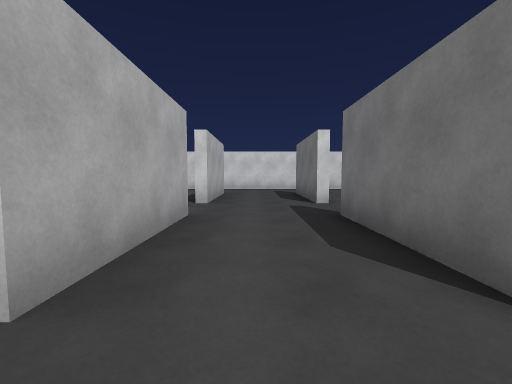
view 1 (above)

23 first-person views from a walk through a scene from a Unity 3-D project. The camera is 1.2 m above the floor, tilts 4° down and sees 90° across. Doors are open. The floor is counted in squares, 2 m on a side. Each view is taken from the middle of a square. On the plan, view 1 faces up. The plan holds only what a view shows up to about 9 squares ahead; the rest is blank. The place goes on beyond the plan. The player is left out.

view 2
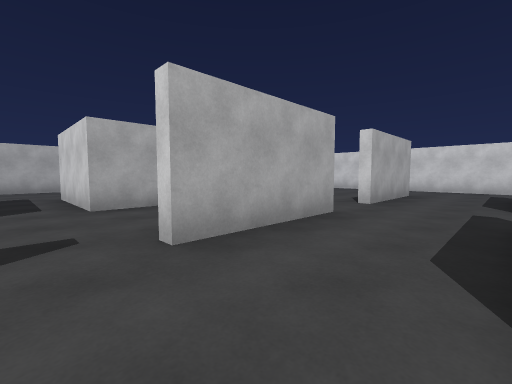

view 3
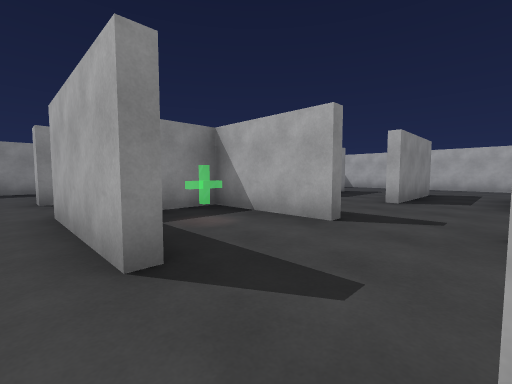

view 4
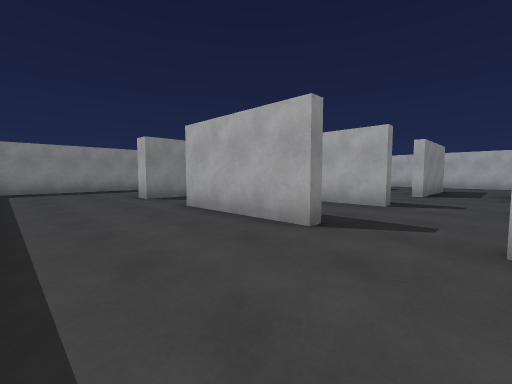

view 5
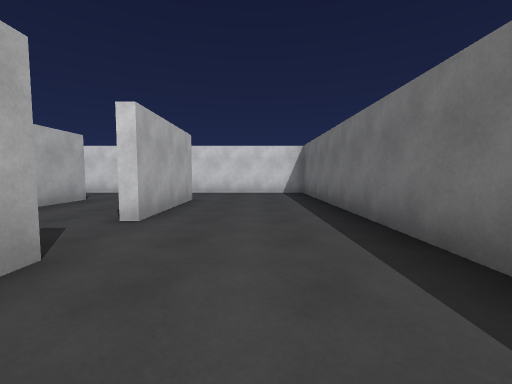

view 6
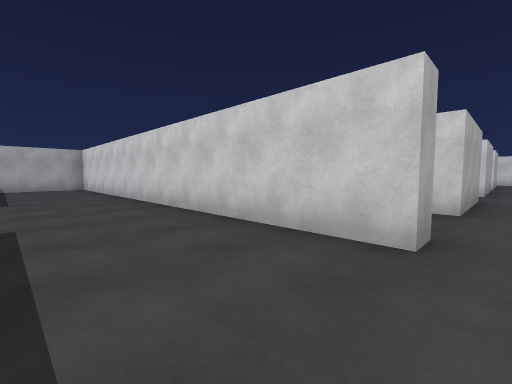

view 7
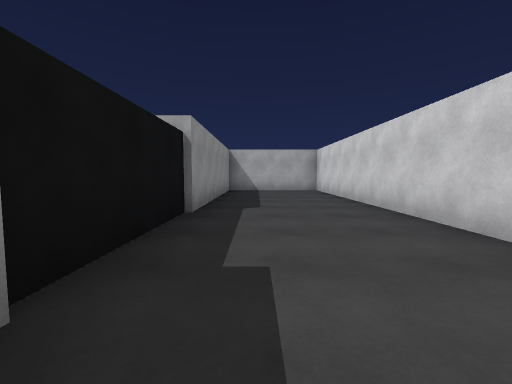

view 8
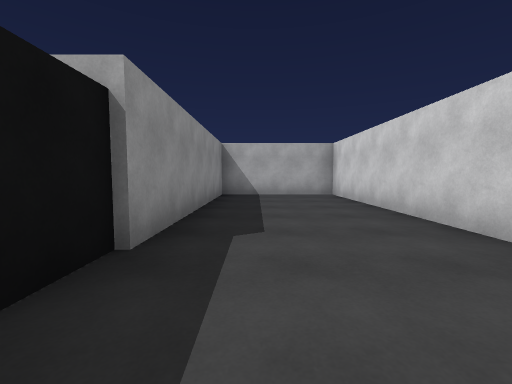

view 9
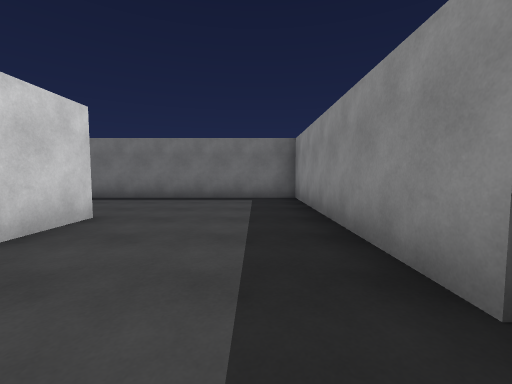

view 10
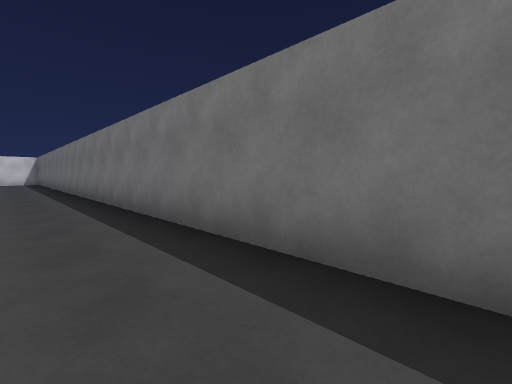

view 11
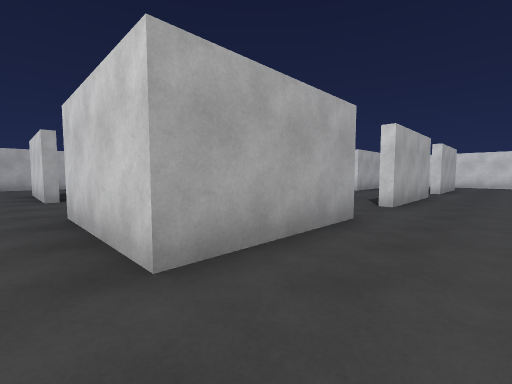

view 12
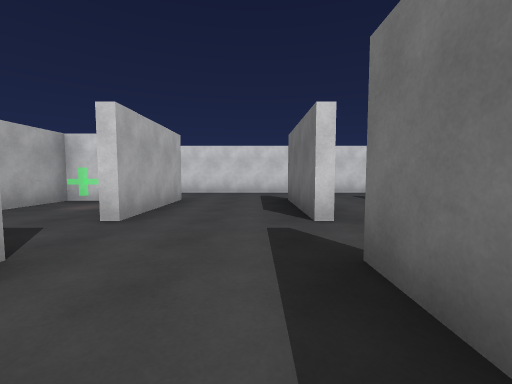

view 13
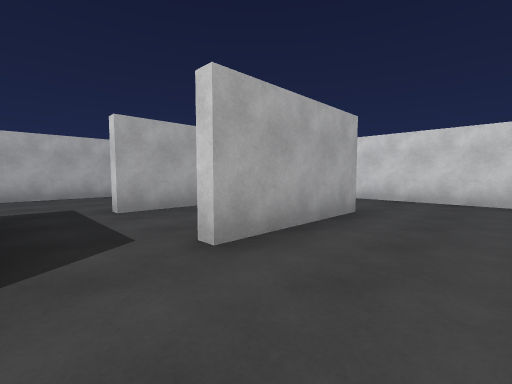

view 14
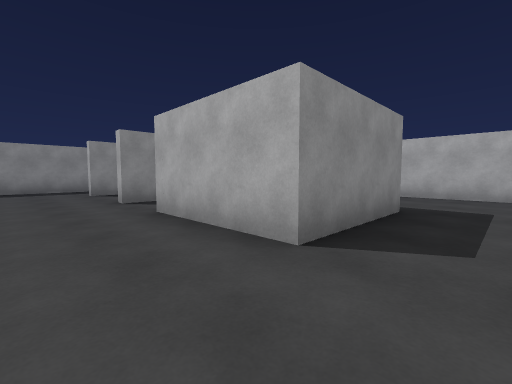

view 15
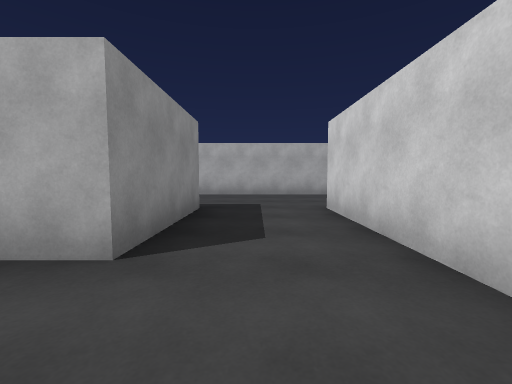

view 16
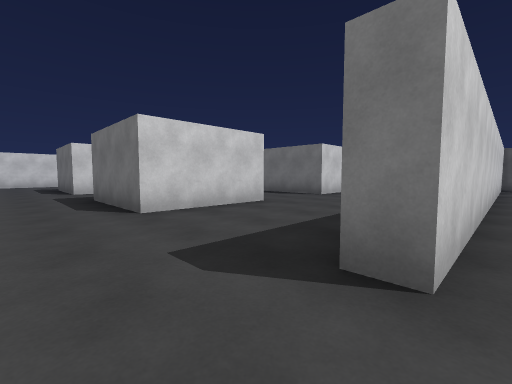

view 17
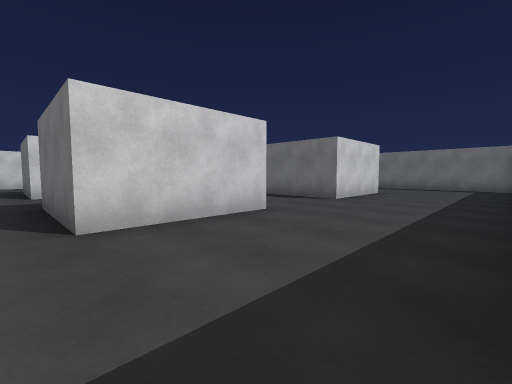

view 18
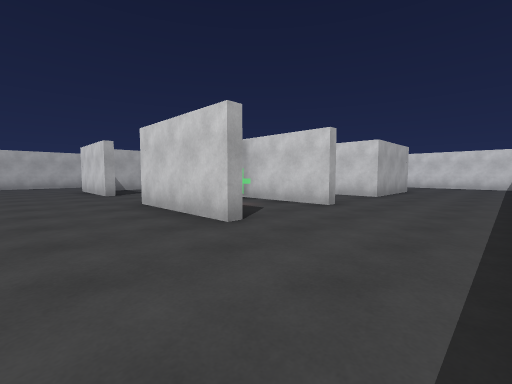

view 19
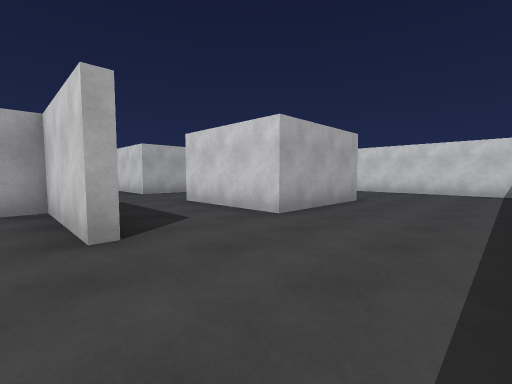

view 20
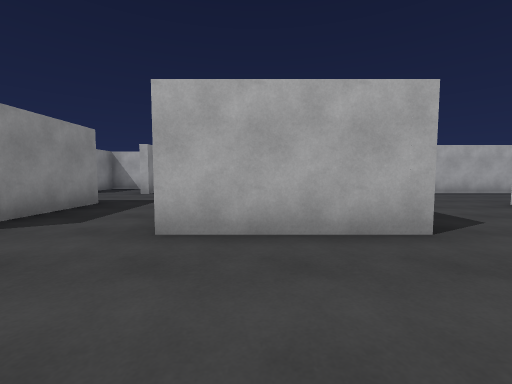

view 21
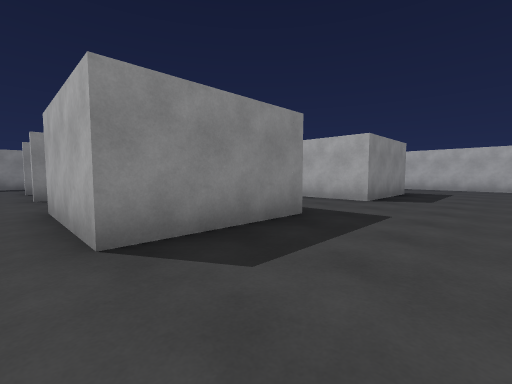

view 22
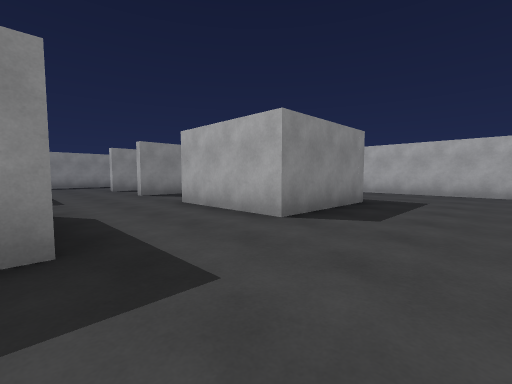

view 23
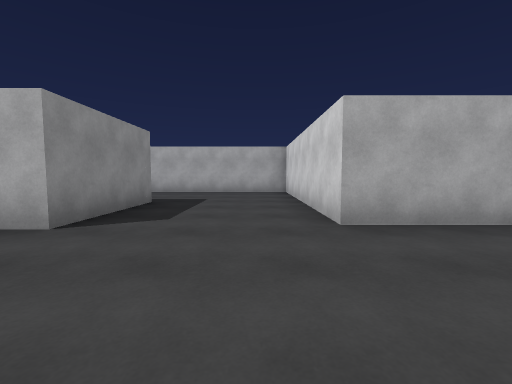

### Floor plan
Key: @ floor where view 1 was taken; # wall or solid block; . floor; D open door.
Columns run from 10 left of view 1 to 5 right of it. Each row starts with its distance up from view 1.
 27       #.
 26       #..
 25 #######.. #####
 24 #..............
 23 #..............
 22 #..............
 21 #...###..###...
 20   ..###..###...
 19   ..###..###...
 18   .............
 17   ..##D..##D...
 16   ..#.D..#.DD..
 15   ..#.D..# D...
 14   ..##D..##DD..
 13   .............
 12   .............#
 11 #...############
 10 #..............#
  9 #..............#
  8 #...###..D.D...#
  7 #   # #..#.#...#
  6 #.. D.D..D.D...#
  5 #...D.D..D.D...#
  4 #........D.D...#
  3 #.. ###..#.#...#
  2 #   ###..#.#...#
  1 #...###..D.D...#
  0 #.........@....#
 -1  ...D#D..D.D...#
 -2    ......# #...#
 -3   ..D#D..###...#
 -4 #..............#
 -5 ############...#
 -6 #..............#
 -7 #..............#
 -8 #..............#
 -9 #######..#######

Where each view was taken, in squares from view 1:
view 1: 0 up, 0 right, facing up
view 2: 0 up, 1 right, facing up-left
view 3: 1 up, 2 right, facing down-left
view 4: 1 up, 4 right, facing down-left
view 5: 2 up, 3 right, facing up
view 6: 8 down, 2 right, facing up-left
view 7: 8 down, 0 right, facing left
view 8: 8 down, 2 left, facing left
view 9: 8 down, 2 left, facing right
view 10: 8 down, 3 right, facing up-right
view 11: 4 down, 3 right, facing up-left
view 12: 2 up, 2 left, facing up
view 13: 4 up, 2 left, facing up-left
view 14: 5 up, 2 left, facing down-left
view 15: 9 up, 2 left, facing left
view 16: 10 up, 8 left, facing up-right
view 17: 11 up, 7 left, facing up-right
view 18: 12 up, 4 right, facing up-left
view 19: 16 up, 4 right, facing up-left
view 20: 20 up, 4 right, facing left
view 21: 24 up, 2 right, facing down-left
view 22: 24 up, 1 left, facing down-left
view 23: 24 up, 1 left, facing left
